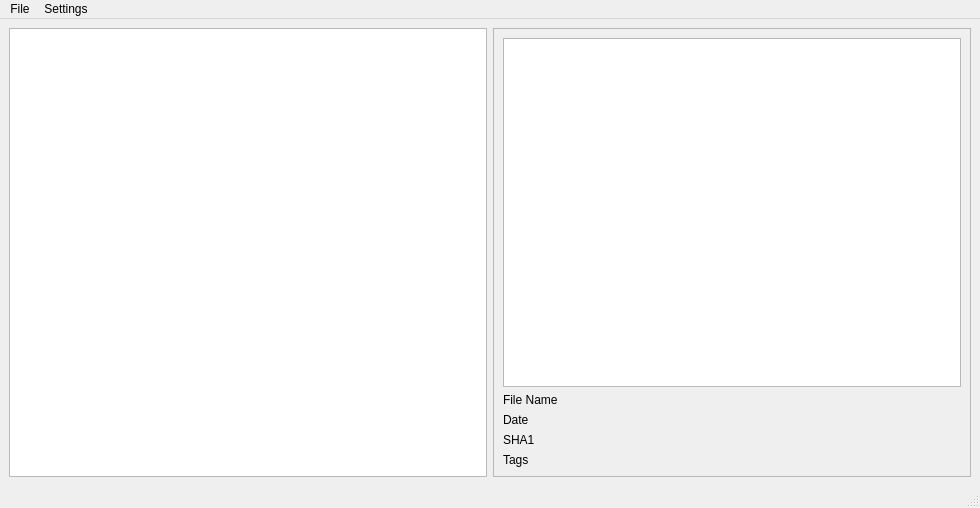
<?xml version="1.0" encoding="UTF-8"?>
<ui version="4.0">
 <class>MainWindow</class>
 <widget class="QMainWindow" name="MainWindow">
  <property name="geometry">
   <rect>
    <x>0</x>
    <y>0</y>
    <width>980</width>
    <height>508</height>
   </rect>
  </property>
  <property name="windowTitle">
   <string>MainWindow</string>
  </property>
  <widget class="QWidget" name="centralwidget">
   <layout class="QHBoxLayout" name="horizontalLayout">
    <item>
     <widget class="QTableView" name="tableView">
      <property name="selectionMode">
       <enum>QAbstractItemView::SingleSelection</enum>
      </property>
      <property name="selectionBehavior">
       <enum>QAbstractItemView::SelectRows</enum>
      </property>
      <property name="showGrid">
       <bool>false</bool>
      </property>
      <property name="sortingEnabled">
       <bool>true</bool>
      </property>
      <attribute name="horizontalHeaderMinimumSectionSize">
       <number>100</number>
      </attribute>
      <attribute name="horizontalHeaderDefaultSectionSize">
       <number>200</number>
      </attribute>
      <attribute name="horizontalHeaderStretchLastSection">
       <bool>true</bool>
      </attribute>
     </widget>
    </item>
    <item>
     <widget class="QFrame" name="frame">
      <property name="frameShape">
       <enum>QFrame::StyledPanel</enum>
      </property>
      <property name="frameShadow">
       <enum>QFrame::Raised</enum>
      </property>
      <layout class="QVBoxLayout" name="verticalLayout">
       <property name="sizeConstraint">
        <enum>QLayout::SetDefaultConstraint</enum>
       </property>
       <item>
        <widget class="QGraphicsView" name="graphicsView"/>
       </item>
       <item>
        <layout class="QFormLayout" name="formLayout">
         <property name="sizeConstraint">
          <enum>QLayout::SetDefaultConstraint</enum>
         </property>
         <property name="fieldGrowthPolicy">
          <enum>QFormLayout::ExpandingFieldsGrow</enum>
         </property>
         <item row="0" column="0">
          <widget class="QLabel" name="label">
           <property name="text">
            <string>File Name</string>
           </property>
          </widget>
         </item>
         <item row="1" column="0">
          <widget class="QLabel" name="label_2">
           <property name="text">
            <string>Date</string>
           </property>
          </widget>
         </item>
         <item row="2" column="0">
          <widget class="QLabel" name="label_3">
           <property name="text">
            <string>SHA1</string>
           </property>
          </widget>
         </item>
         <item row="3" column="0">
          <widget class="QLabel" name="label_4">
           <property name="text">
            <string>Tags</string>
           </property>
          </widget>
         </item>
         <item row="0" column="1">
          <widget class="QLabel" name="label_file_name">
           <property name="text">
            <string/>
           </property>
          </widget>
         </item>
         <item row="1" column="1">
          <widget class="QLabel" name="label_exif">
           <property name="text">
            <string/>
           </property>
          </widget>
         </item>
         <item row="2" column="1">
          <widget class="QLabel" name="label_sha1">
           <property name="text">
            <string/>
           </property>
          </widget>
         </item>
         <item row="3" column="1">
          <widget class="QLabel" name="label_tags">
           <property name="text">
            <string/>
           </property>
          </widget>
         </item>
        </layout>
       </item>
      </layout>
     </widget>
    </item>
   </layout>
  </widget>
  <widget class="QMenuBar" name="menubar">
   <property name="geometry">
    <rect>
     <x>0</x>
     <y>0</y>
     <width>980</width>
     <height>22</height>
    </rect>
   </property>
   <widget class="QMenu" name="menuFile">
    <property name="title">
     <string>File</string>
    </property>
    <addaction name="actionOpen_Folder"/>
    <addaction name="actionSave_Tags"/>
    <addaction name="separator"/>
    <addaction name="actionOpen_Session_File"/>
    <addaction name="actionSave_Session_File"/>
   </widget>
   <widget class="QMenu" name="menuSettings">
    <property name="title">
     <string>Settings</string>
    </property>
    <addaction name="actionOpen_Settings"/>
   </widget>
   <addaction name="menuFile"/>
   <addaction name="menuSettings"/>
  </widget>
  <widget class="QStatusBar" name="statusbar"/>
  <action name="actionOpen_Folder">
   <property name="text">
    <string>Open Folder</string>
   </property>
  </action>
  <action name="actionSave_Tags">
   <property name="text">
    <string>Save Tags</string>
   </property>
  </action>
  <action name="actionOpen_Settings">
   <property name="text">
    <string>Open Settings</string>
   </property>
  </action>
  <action name="actionOpen_Session_File">
   <property name="text">
    <string>Open Session File</string>
   </property>
  </action>
  <action name="actionSave_Session_File">
   <property name="text">
    <string>Save Session File</string>
   </property>
  </action>
 </widget>
 <resources/>
 <connections/>
</ui>
